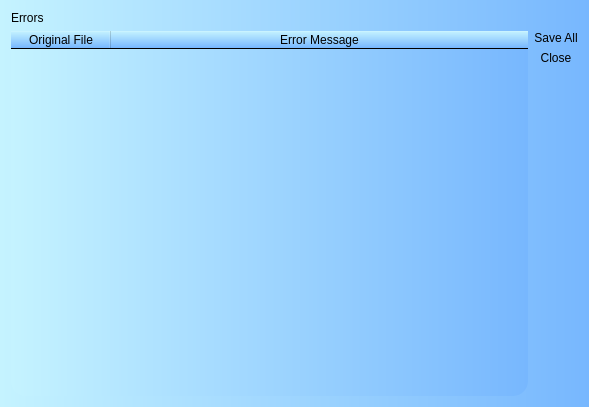
<?xml version="1.0" encoding="UTF-8"?>
<ui version="4.0">
 <class>ErrorLogDialog</class>
 <widget class="QDialog" name="ErrorLogDialog">
  <property name="geometry">
   <rect>
    <x>0</x>
    <y>0</y>
    <width>589</width>
    <height>407</height>
   </rect>
  </property>
  <property name="minimumSize">
   <size>
    <width>400</width>
    <height>300</height>
   </size>
  </property>
  <property name="windowTitle">
   <string>Dialog</string>
  </property>
  <property name="styleSheet">
   <string notr="true">background-color: qlineargradient(x1:0, y1:0.5, x2:1, y2:0.5, stop:0 #c5f3ff, stop:1 #77b7fe); 
border-radius: 15%;</string>
  </property>
  <layout class="QGridLayout" name="gridLayout">
   <item row="1" column="0">
    <widget class="QTableWidget" name="tblErrors">
     <property name="sizePolicy">
      <sizepolicy hsizetype="Expanding" vsizetype="Expanding">
       <horstretch>0</horstretch>
       <verstretch>1</verstretch>
      </sizepolicy>
     </property>
     <property name="editTriggers">
      <set>QAbstractItemView::EditTrigger::NoEditTriggers</set>
     </property>
     <property name="selectionMode">
      <enum>QAbstractItemView::SelectionMode::MultiSelection</enum>
     </property>
     <property name="selectionBehavior">
      <enum>QAbstractItemView::SelectionBehavior::SelectRows</enum>
     </property>
     <property name="supportedDragActions">
      <set>Qt::DropAction::CopyAction</set>
     </property>
     <attribute name="horizontalHeaderCascadingSectionResizes">
      <bool>false</bool>
     </attribute>
     <attribute name="horizontalHeaderStretchLastSection">
      <bool>true</bool>
     </attribute>
     <column>
      <property name="text">
       <string>Original File</string>
      </property>
     </column>
     <column>
      <property name="text">
       <string>Error Message</string>
      </property>
     </column>
    </widget>
   </item>
   <item row="1" column="1">
    <widget class="QDialogButtonBox" name="buttonBox">
     <property name="styleSheet">
      <string notr="true">background-color: transparent;</string>
     </property>
     <property name="orientation">
      <enum>Qt::Orientation::Vertical</enum>
     </property>
     <property name="standardButtons">
      <set>QDialogButtonBox::StandardButton::Close|QDialogButtonBox::StandardButton::SaveAll</set>
     </property>
    </widget>
   </item>
   <item row="0" column="0" colspan="2">
    <widget class="QLabel" name="label">
     <property name="sizePolicy">
      <sizepolicy hsizetype="Expanding" vsizetype="Fixed">
       <horstretch>0</horstretch>
       <verstretch>0</verstretch>
      </sizepolicy>
     </property>
     <property name="styleSheet">
      <string notr="true">background-color: transparent;</string>
     </property>
     <property name="text">
      <string>Errors</string>
     </property>
    </widget>
   </item>
  </layout>
 </widget>
 <resources/>
 <connections>
  <connection>
   <sender>buttonBox</sender>
   <signal>accepted()</signal>
   <receiver>ErrorLogDialog</receiver>
   <slot>accept()</slot>
   <hints>
    <hint type="sourcelabel">
     <x>248</x>
     <y>254</y>
    </hint>
    <hint type="destinationlabel">
     <x>157</x>
     <y>274</y>
    </hint>
   </hints>
  </connection>
  <connection>
   <sender>buttonBox</sender>
   <signal>rejected()</signal>
   <receiver>ErrorLogDialog</receiver>
   <slot>reject()</slot>
   <hints>
    <hint type="sourcelabel">
     <x>316</x>
     <y>260</y>
    </hint>
    <hint type="destinationlabel">
     <x>286</x>
     <y>274</y>
    </hint>
   </hints>
  </connection>
 </connections>
</ui>
